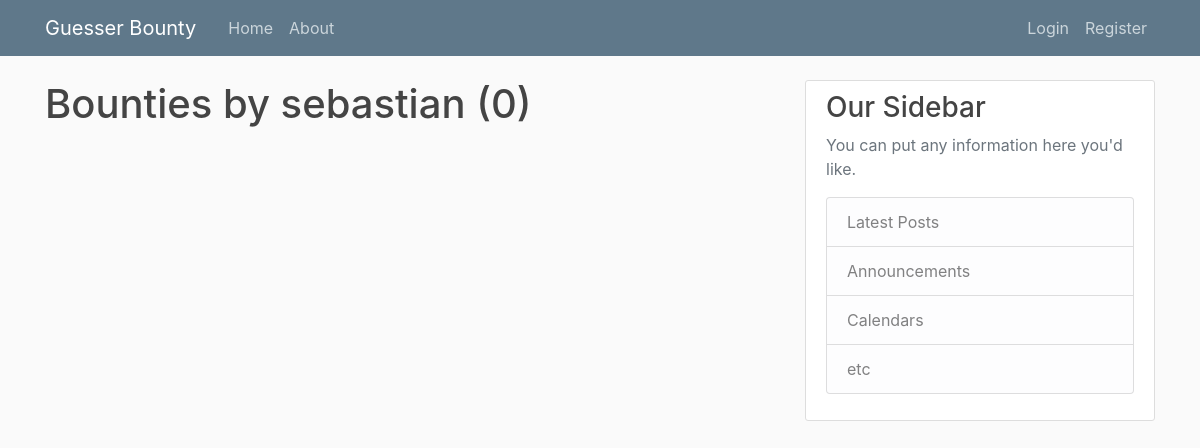
The page /user/sebastian/ on the database as committed earlier.
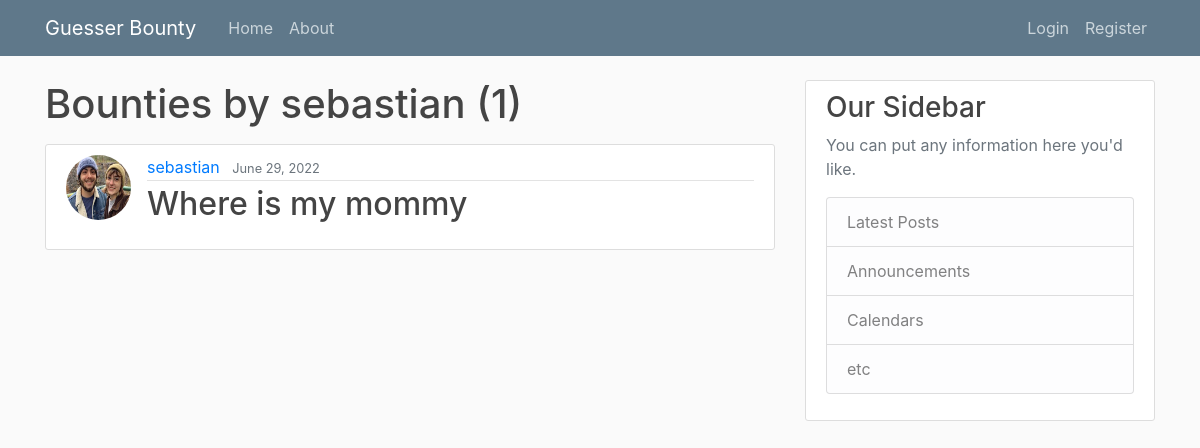
The same page on the database as committed later.
### bounty/models.py (models this page shows, shortened)
class Bounty(models.Model):
    title = models.CharField(max_length=128)
    description = models.TextField()
    price = models.DecimalField(max_digits=20,decimal_places=10)
    num_accepted = models.IntegerField(default=0)
    num_submissions = models.IntegerField(default=0)
    date_posted = models.DateTimeField(default=timezone.now)
    is_completed = models.BooleanField(default=False)
    author = models.ForeignKey(User,on_delete=models.CASCADE)
    image = models.ImageField(default="default.jpg",upload_to="bounty_images")

### users/models.py (models this page shows, shortened)
class Profile(models.Model):
    user = models.OneToOneField(User, on_delete=models.CASCADE)
    image = models.ImageField(default="default.jpg",upload_to="profile_pics")

### bounty/views.py (the view)
# urls.py: path('user/<str:username>/', UserBountyListView.as_view(),name="user-bounties"),
class UserBountyListView(ListView):
    model = Bounty
    template_name = "bounty/user_bounties.html" # <app>/<model>_<viewtype>.html
    context_object_name = "bounties"
    paginate_by = 10
    def get_queryset(self):
        user = get_object_or_404(User,username=self.kwargs.get("username"))
        return Bounty.objects.filter(author=user).order_by("-date_posted")

### bounty/templates/bounty/user_bounties.html (shortened to what this page needs)
{% extends "bounty/base.html" %}
{% block content %}
    <h1 class="mb-3">Bounties by {{ view.kwargs.username }} ({{ page_obj.paginator.count }})</h1>
    {% for bounty in bounties %}
        <article class="media content-section">
            <img class="rounded-circle article-img" src="{{ bounty.author.profile.image.url }}" />
            <div class="media-body">
            <div class="article-metadata">
                <a class="mr-2" href="{% url 'user-bounties' bounty.author.username %}">{{ bounty.author }}</a>
                <small class="text-muted">{{ bounty.date_posted|date:"F d, Y" }}</small>
            </div>
            <h2><a class="article-title" href="{% url 'bounty-detail' bounty.id %}">{{ bounty.title }}</a></h2>
            </div>
        </article>
    {% endfor %}
{% endblock content %}

Rows that differ between the two databases and show on the page:
added Bounty: author.profile.image (picture), author "sebastian", date_posted "June 29, 2022", title "Where is my mommy"
Other text that changed with them:
{{ page_obj.paginator.count }}: "0" → "1"
